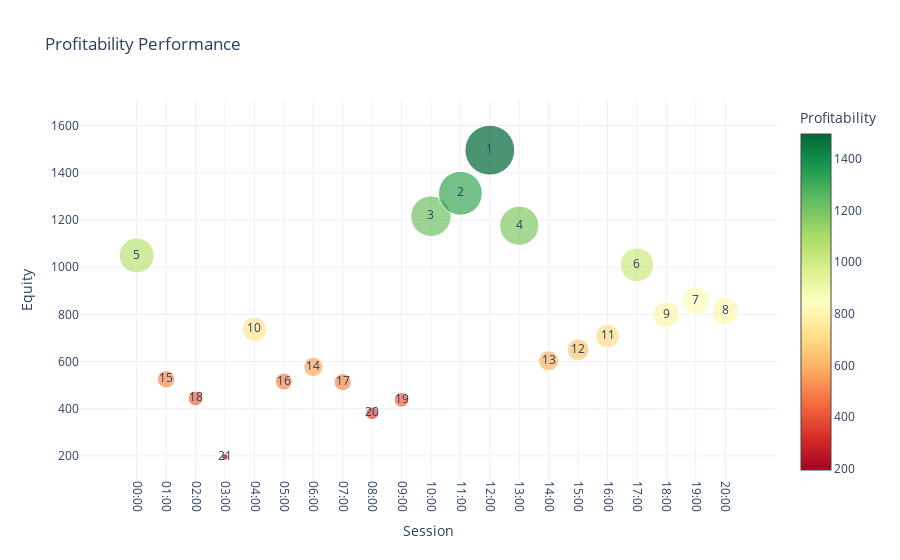

Notebook code for this chart:
### Code cell
import pandas as pd
import plotly.graph_objects as go
from io import StringIO

# ---------------------------
# 1. CSV Data (embedded)
# ---------------------------
csv_data = """
Rank,Session Start,Session End,Equity,Trades
1,20:00,21:00,812.3243254,130
2,19:00,20:00,857.5294073,170
3,14:00,15:00,603.1843095,202
4,18:00,19:00,798.1902598,221
5,15:00,16:00,650.1141337,228
6,13:00,14:00,1175.56929,230
7,17:00,18:00,1010.071902,243
8,16:00,17:00,708.1158584,245
9,12:00,13:00,1495.813783,309
10,1:00,2:00,524.7783349,355
11,11:00,12:00,1313.135488,361
12,7:00,8:00,512.7152816,384
13,8:00,9:00,380.9657206,386
14,0:00,1:00,1049.417423,386
15,6:00,7:00,577.5135022,388
16,2:00,3:00,443.6543421,393
17,5:00,6:00,515.5098371,397
18,10:00,11:00,1216.246919,398
19,9:00,10:00,437.7753629,399
20,3:00,4:00,195.9143007,427
21,4:00,5:00,736.8399835,428
"""

# ---------------------------
# 2. Load DataFrame
# ---------------------------
df = pd.read_csv(StringIO(csv_data))
df['Session Start Time'] = pd.to_datetime(df['Session Start'], format='%H:%M')
df = df.sort_values('Session Start Time').reset_index(drop=True)
df['Session Start'] = df['Session Start Time'].dt.strftime('%H:%M')

# ---------------------------
# 3. Create Equity Ranking (highest → lowest)
# ---------------------------
df['EquityRank'] = df['Equity'].rank(method='dense', ascending=False).astype(int)

# ---------------------------
# 4. Bubble Chart (profitability color)
# ---------------------------
fig = go.Figure()

fig.add_trace(go.Scatter(
    x=df['Session Start'],
    y=df['Equity'],
    mode='markers+text',
    marker=dict(
        size=df['Equity'] / 30,         # bubble size scaled by equity
        color=df['Equity'],             # color based on profitability
        colorscale='RdYlGn',            # <<< PROFITABILITY COLOR THEME
        reversescale=False,             # green = high, red = low
        showscale=True,
        colorbar=dict(title='Profitability')
    ),
    text=df['EquityRank'],
    textposition='middle center',
    hovertemplate=
        'Session: %{x}<br>' +
        'Session End: %{customdata[0]}<br>' +
        'Equity: %{y}<br>' +
        'Trades: %{customdata[1]}<br>' +
        'Equity Rank (High→Low): %{text}',
    customdata=df[['Session End','Trades']]
))

fig.update_layout(
    title='Profitability Performance',
    template='plotly_white',
    xaxis_title='Session',
    yaxis_title='Equity',
    xaxis_tickangle=90
)

fig.show()

### Figure 1 — Plotly figure (JSON) as saved in the notebook; plotly's stock layout.template omitted (floating-point values rounded to 4 significant figures)
{"data": [{"customdata": [["1:00", 386], ["2:00", 355], ["3:00", 393], ["4:00", 427], ["5:00", 428], ["6:00", 397], ["7:00", 388], ["8:00", 384], ["9:00", 386], ["10:00", 399], ["11:00", 398], ["12:00", 361], ["13:00", 309], ["14:00", 230], ["15:00", 202], ["16:00", 228], ["17:00", 245], ["18:00", 243], ["19:00", 221], ["20:00", 170], ["21:00", 130]], "hovertemplate": "Session: %{x}<br>Session End: %{customdata[0]}<br>Equity: %{y}<br>Trades: %{customdata[1]}<br>Equity Rank (High→Low): %{text}", "marker": {"color": [1049.0, 524.8, 443.7, 195.9, 736.8, 515.5, 577.5, 512.7, 381.0, 437.8, 1216.0, 1313.0, 1496.0, 1176.0, 603.2, 650.1, 708.1, 1010.0, 798.2, 857.5, 812.3], "colorbar": {"title": {"text": "Profitability"}}, "colorscale": [[0, "rgb(165,0,38)"], [0.1, "rgb(215,48,39)"], [0.2, "rgb(244,109,67)"], [0.3, "rgb(253,174,97)"], [0.4, "rgb(254,224,139)"], [0.5, "rgb(255,255,191)"], [0.6, "rgb(217,239,139)"], [0.7, "rgb(166,217,106)"], [0.8, "rgb(102,189,99)"], [0.9, "rgb(26,152,80)"], [1, "rgb(0,104,55)"]], "reversescale": false, "showscale": true, "size": [34.98, 17.49, 14.79, 6.53, 24.56, 17.18, 19.25, 17.09, 12.7, 14.59, 40.54, 43.77, 49.86, 39.19, 20.11, 21.67, 23.6, 33.67, 26.61, 28.58, 27.08]}, "mode": "markers+text", "text": [5.0, 15.0, 18.0, 21.0, 10.0, 16.0, 14.0, 17.0, 20.0, 19.0, 3.0, 2.0, 1.0, 4.0, 13.0, 12.0, 11.0, 6.0, 9.0, 7.0, 8.0], "textposition": "middle center", "type": "scatter", "x": ["00:00", "01:00", "02:00", "03:00", "04:00", "05:00", "06:00", "07:00", "08:00", "09:00", "10:00", "11:00", "12:00", "13:00", "14:00", "15:00", "16:00", "17:00", "18:00", "19:00", "20:00"], "y": [1049.0, 524.8, 443.7, 195.9, 736.8, 515.5, 577.5, 512.7, 381.0, 437.8, 1216.0, 1313.0, 1496.0, 1176.0, 603.2, 650.1, 708.1, 1010.0, 798.2, 857.5, 812.3]}], "layout": {"title": {"text": "Profitability Performance"}, "xaxis": {"tickangle": 90, "title": {"text": "Session"}}, "yaxis": {"title": {"text": "Equity"}}}}
